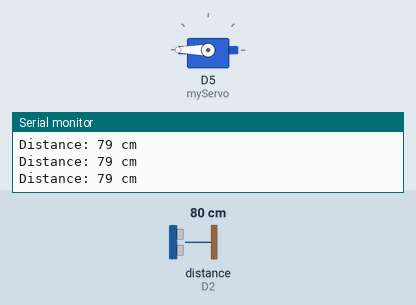
Bench run of a sketch on a simulated ESP8266 (NodeMCU). Shown: servo, the last lines printed to the serial monitor. Wiring (inferred from the names in the program): ultrasonic range finder: trigger D1; echo D2. The inputs (shaded band) are chosen by the test bench; at power-on: distance to the obstacle (sensor on D2) 80 cm. The echo pulse lasts 58.3 µs per cm.

Above: at 1.3 s.
1.4 s: distance to the obstacle (sensor on D2) set to 96 cm
2.9 s: distance to the obstacle (sensor on D2) set to 103 cm
At 3.5 s:
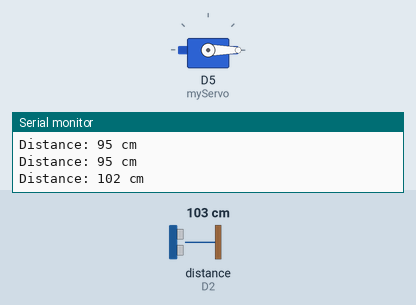
4.5 s: distance to the obstacle (sensor on D2) set to 2 cm
At 5.2 s:
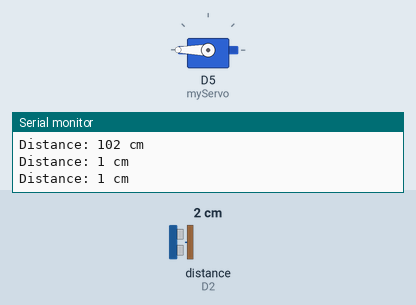
6.0 s: distance to the obstacle (sensor on D2) set to 120 cm
At 6.6 s:
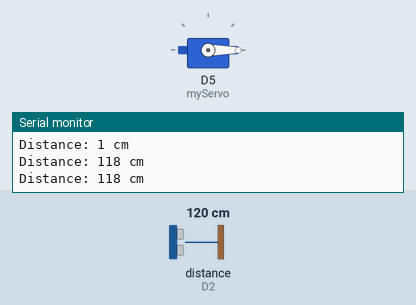
Timing chart, 0 to 8.5 s (numbered marks = the images above; inputs shaded):
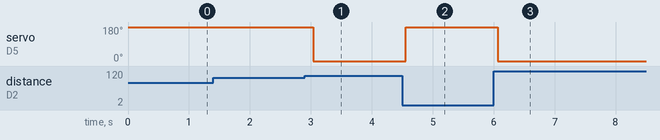

The sketch:

smart_dustbin.ino
```cpp
#include <Servo.h>

const int trigPin = D1;
const int echoPin = D2;
const int distanceThreshold = 100; // Distance threshold in cm
Servo myServo;

void setup() {
  pinMode(trigPin, OUTPUT);
  pinMode(echoPin, INPUT);
  myServo.attach(D5); // Connect servo signal pin to pin 11
  myServo.write(0);   // Set initial position to 0 degrees
  Serial.begin(9600);
}

void loop() {
  long duration, distance;

  // Send a 10us pulse to the trigPin
  digitalWrite(trigPin, LOW);
  delayMicroseconds(2);
  digitalWrite(trigPin, HIGH);
  delayMicroseconds(10);
  digitalWrite(trigPin, LOW);

  // Read the echoPin to get the pulse duration
  duration = pulseIn(echoPin, HIGH);

  // Calculate distance in cm
  distance = duration * 0.034 / 2;
  Serial.print("Distance: ");
  Serial.print(distance);
  Serial.println(" cm");

  // If distance is less than 50 cm, rotate servo to 180 degrees
  if (distance < distanceThreshold) {
    myServo.write(180);  // Move to 180 degrees
  } else {
    myServo.write(0);    // Return to 0 degrees
  }

  delay(500); // Delay to avoid excessive checking
}
```

Measured:
- the behaviour switches between 100 and 101 cm on distance to the obstacle (sensor on D2) (found by bisection; images 0 and 1)
- after the input at 2.9 s, servo on D5 (myServo): 180° → 0° after 0.14 s
- after the input at 4.5 s, servo on D5 (myServo): 0° → 180° after 0.05 s
- after the input at 6.0 s, servo on D5 (myServo): 180° → 0° after 0.06 s
